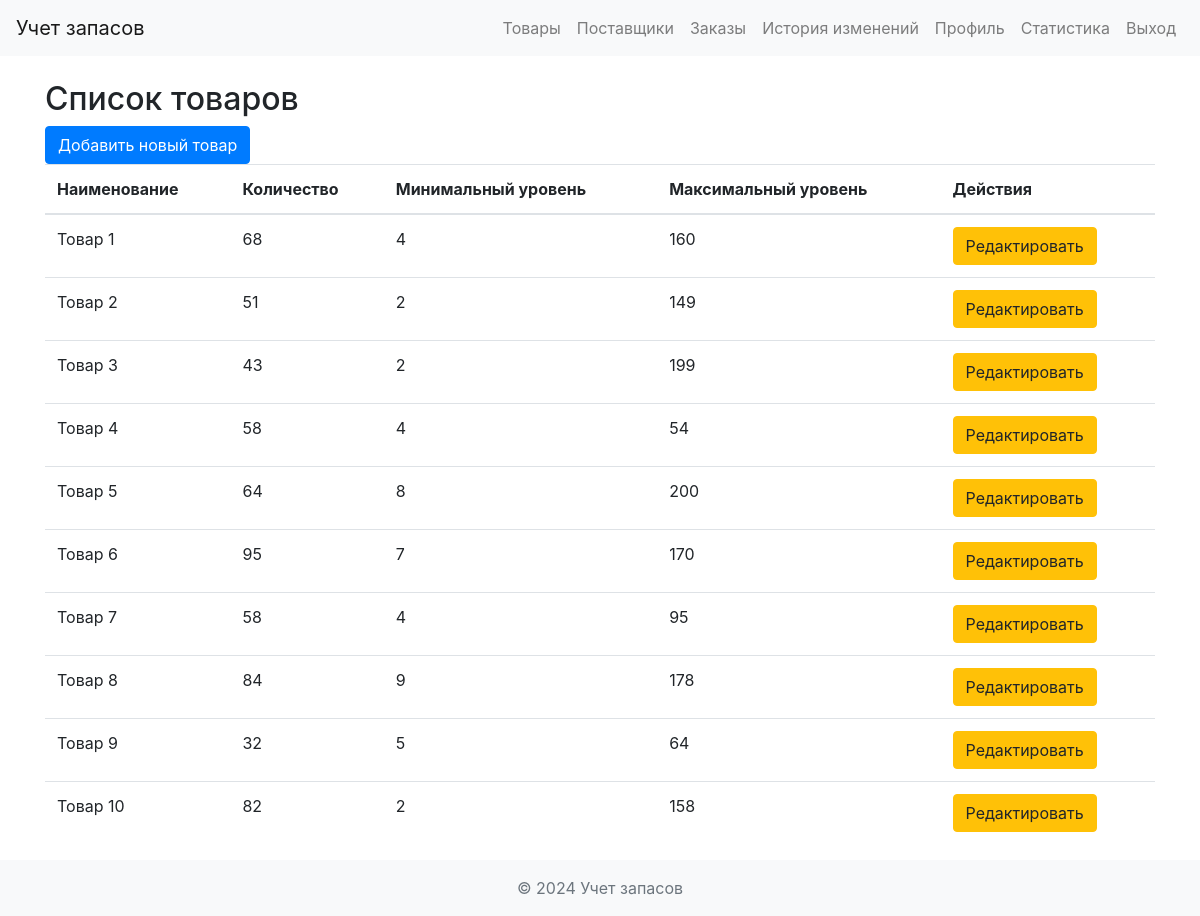
Page /inventory (signed in) on the earlier database version.
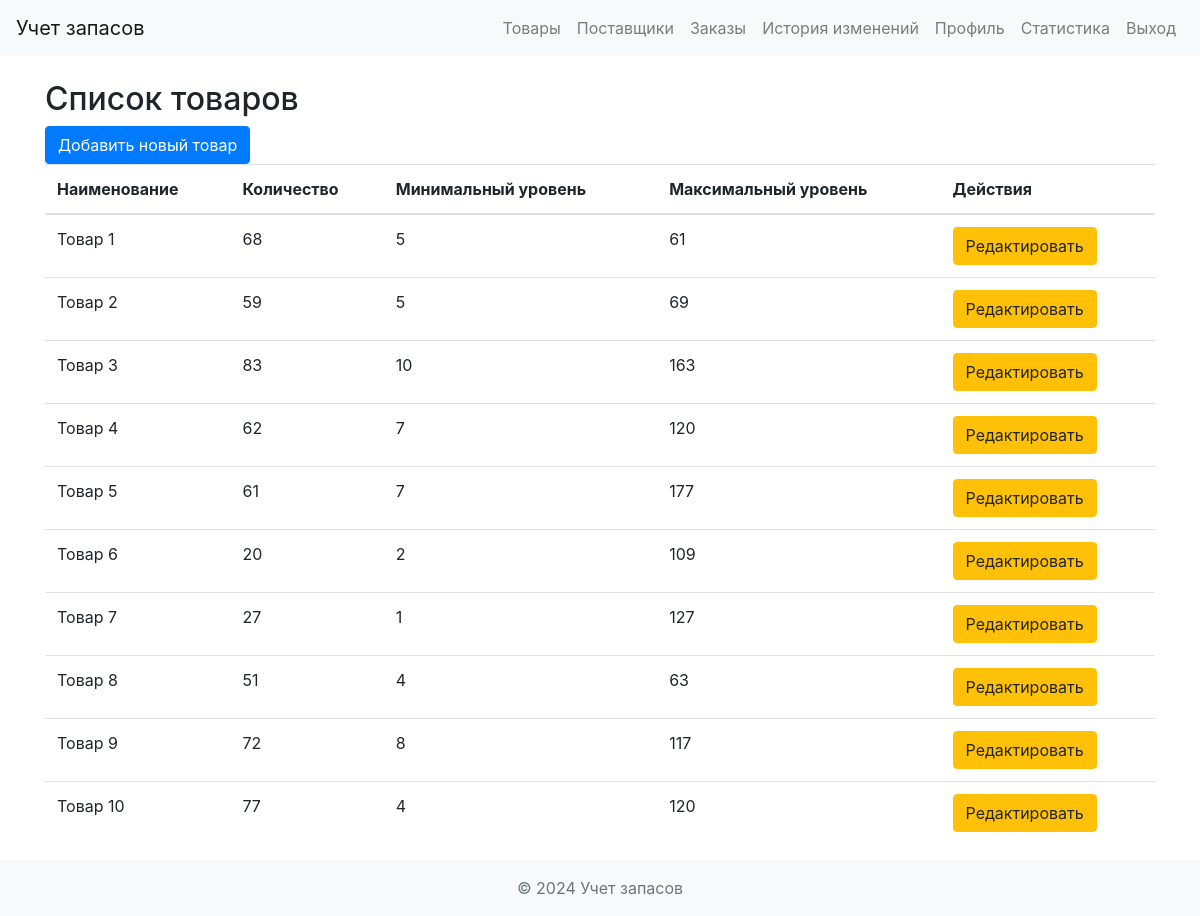
Same page on the later database version.
### app/models.py (models this page shows, shortened)
class InventoryItem(db.Model):
    id = db.Column(db.Integer, primary_key=True)
    name = db.Column(db.String(100), nullable=False)
    quantity = db.Column(db.Integer, nullable=False)
    min_level = db.Column(db.Integer, nullable=False)
    max_level = db.Column(db.Integer, nullable=False)
    supplier_id = db.Column(db.Integer, db.ForeignKey('supplier.id'))

### app/views.py (the view)
@app.route('/inventory')
@login_required
def inventory():
    items = InventoryItem.query.all()
    return render_template('inventory.html', items=items)

### app/__init__.py (called while the page is built)
@login_manager.user_loader
def load_user(user_id):
    return User.query.get(int(user_id))

### app/templates/inventory.html (shortened to what this page needs)
{% extends "layout.html" %}
{% block content %}
<h2>Список товаров</h2>
<a href="{{ url_for('new_inventory_item') }}" class="btn btn-primary">Добавить новый товар</a>
<table class="table">
    <thead>
        <tr>
            <th>Наименование</th>
            <th>Количество</th>
            <th>Минимальный уровень</th>
            <th>Максимальный уровень</th>
            <th>Действия</th>
        </tr>
    </thead>
    <tbody>
        {% for item in items %}
            <tr>
                <td>{{ item.name }}</td>
                <td>{{ item.quantity }}</td>
                <td>{{ item.min_level }}</td>
                <td>{{ item.max_level }}</td>
                <td>
                    <a href="{{ url_for('edit_inventory_item', item_id=item.id) }}" class="btn btn-warning">Редактировать</a>
                </td>
            </tr>
        {% endfor %}
    </tbody>
</table>
{% endblock %}

### app/templates/layout.html (shortened to what this page needs)
<!DOCTYPE html>
<html lang="ru">
<head>
<link rel="stylesheet" href="https://stackpath.bootstrapcdn.com/bootstrap/4.5.2/css/bootstrap.min.css">
<link rel="stylesheet" href="https://cdnjs.cloudflare.com/ajax/libs/bootstrap-datepicker/1.9.0/css/bootstrap-datepicker.min.css">
</head>
<body>
<nav class="navbar navbar-expand-lg navbar-light bg-light">
    <a class="navbar-brand" href="{{ url_for('index') }}">Учет запасов</a>
    <div class="collapse navbar-collapse" id="navbarNav">
        <ul class="navbar-nav ml-auto">
            <li class="nav-item">
                <a class="nav-link" href="{{ url_for('inventory') }}">Товары</a>
            </li>
            <li class="nav-item">
                <a class="nav-link" href="{{ url_for('suppliers') }}">Поставщики</a>
            </li>
            <li class="nav-item">
                <a class="nav-link" href="{{ url_for('orders') }}">Заказы</a>
            </li>
            <li class="nav-item">
                <a class="nav-link" href="{{ url_for('inventory_history') }}">История изменений</a>
            </li>
            {% if current_user.is_authenticated %}
                <li class="nav-item">
                    <a class="nav-link" href="{{ url_for('profile') }}">Профиль</a>
                </li>
                <li class="nav-item">
                    <a class="nav-link" href="{{ url_for('statistics') }}">Статистика</a>
                </li>
                <li class="nav-item">
                    <a class="nav-link" href="{{ url_for('logout') }}">Выход</a>
                </li>
            {% endif %}
        </ul>
    </div>
</nav>
<div class="container mt-4">
    {% block content %}{% endblock %}
</div>
<footer class="footer mt-auto py-3 bg-light">
    <div class="container text-center">
        <span class="text-muted">&copy; 2024 Учет запасов</span>
    </div>
</footer>
</body>
</html>

Differences in the rows shown:
changed InventoryItem "Товар 1": min_level "4" → "5"; max_level "160" → "61"
changed InventoryItem "Товар 2": quantity "51" → "59"; min_level "2" → "5"; max_level "149" → "69"
changed InventoryItem "Товар 3": quantity "43" → "83"; min_level "2" → "10"; max_level "199" → "163"
changed InventoryItem "Товар 4": quantity "58" → "62"; min_level "4" → "7"; max_level "54" → "120"
changed InventoryItem "Товар 5": quantity "64" → "61"; min_level "8" → "7"; max_level "200" → "177"
changed InventoryItem "Товар 6": quantity "95" → "20"; min_level "7" → "2"; max_level "170" → "109"
changed InventoryItem "Товар 7": quantity "58" → "27"; min_level "4" → "1"; max_level "95" → "127"
changed InventoryItem "Товар 8": quantity "84" → "51"; min_level "9" → "4"; max_level "178" → "63"
changed InventoryItem "Товар 9": quantity "32" → "72"; min_level "5" → "8"; max_level "64" → "117"
changed InventoryItem "Товар 10": quantity "82" → "77"; min_level "2" → "4"; max_level "158" → "120"
